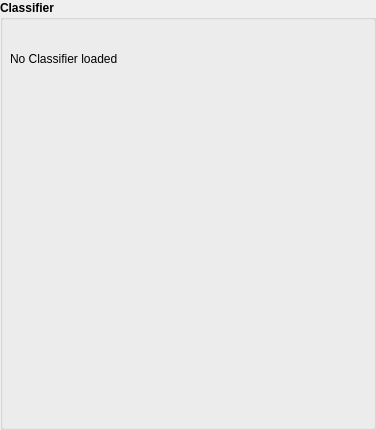
<?xml version="1.0" encoding="UTF-8"?>
<ui version="4.0">
 <class>ClassifierWidget</class>
 <widget class="QWidget" name="ClassifierWidget">
  <property name="geometry">
   <rect>
    <x>0</x>
    <y>0</y>
    <width>376</width>
    <height>430</height>
   </rect>
  </property>
  <property name="minimumSize">
   <size>
    <width>272</width>
    <height>392</height>
   </size>
  </property>
  <property name="windowTitle">
   <string>Form</string>
  </property>
  <layout class="QGridLayout" name="gridLayout">
   <property name="leftMargin">
    <number>0</number>
   </property>
   <property name="topMargin">
    <number>0</number>
   </property>
   <property name="rightMargin">
    <number>0</number>
   </property>
   <property name="bottomMargin">
    <number>0</number>
   </property>
   <property name="spacing">
    <number>0</number>
   </property>
   <item row="0" column="0">
    <widget class="QSplitter" name="splitter">
     <property name="orientation">
      <enum>Qt::Vertical</enum>
     </property>
     <widget class="QGroupBox" name="groupBox">
      <property name="font">
       <font>
        <weight>75</weight>
        <bold>true</bold>
       </font>
      </property>
      <property name="title">
       <string>Classifier</string>
      </property>
      <widget class="QLabel" name="label">
       <property name="geometry">
        <rect>
         <x>10</x>
         <y>50</y>
         <width>211</width>
         <height>17</height>
        </rect>
       </property>
       <property name="font">
        <font>
         <weight>50</weight>
         <bold>false</bold>
        </font>
       </property>
       <property name="text">
        <string>No Classifier loaded</string>
       </property>
      </widget>
     </widget>
    </widget>
   </item>
  </layout>
 </widget>
 <resources/>
 <connections/>
</ui>
